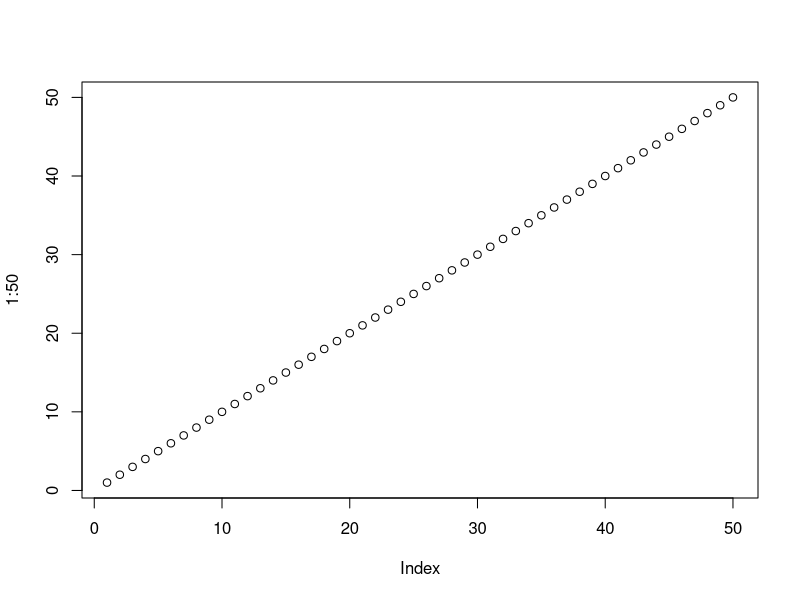
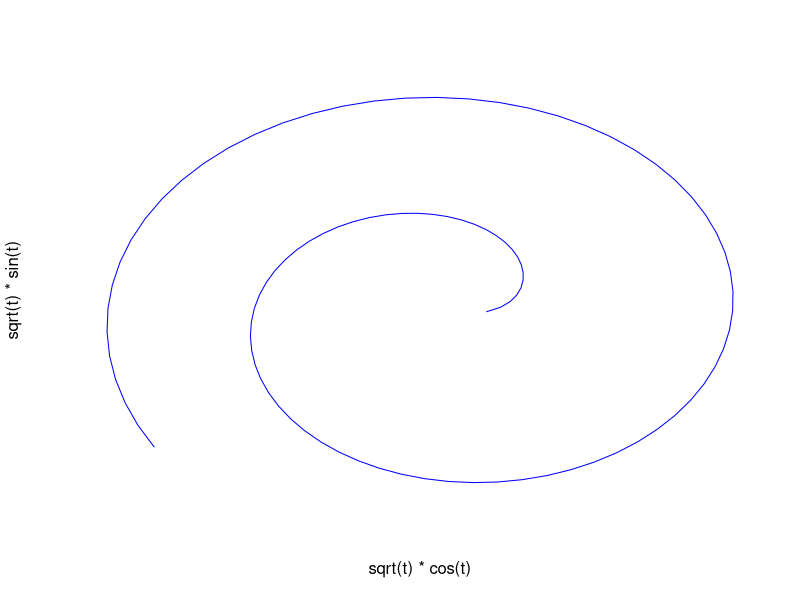

Here is the R script that generated these plots, in order:
## ---- chunk 1
letters
## ---- chunk 2
LETTERS
## ---- chunk 3
month.abb
## ---- chunk 4
month.name
## ---- chunk 5
c(14, 6, 2016, 12)
## ---- chunk 6
3 + 4
## ---- chunk 7
300 / 100
## ---- chunk 8
10 - 9
## ---- chunk 9
2 ^ 4
## ---- chunk 10
12 %% 5
## ---- chunk 11
help(package="base")
## ---- chunk 12
c(3, 4, 10)
## ---- chunk 13
sum(c(3, 4, 10))
## ---- chunk 14
sqrt(121)
## ---- chunk 15
mean(c(3, 4, 10))
median(c(3, 4, 10))
max(c(3, 4, 10))
min(c(3, 4, 10))
## ---- chunk 16
my.first.variable <- "Hello world!"
my.second.variable <- 2019
## ---- chunk 17
print(my.first.variable)
cat(my.first.variable)
## ---- chunk 18
print(my.second.variable)
cat(my.second.variable)
## ---- chunk 19
v1 <- c(14, 6, 2016)
## ---- chunk 20
v1
## ---- chunk 21
View(mtcars)
## ---- chunk 22
v2 <- c("Hello", "world", "!")
v2
## ---- chunk 23
paste(v2, collapse=" ")
## ---- chunk 24
toupper(v2)
tolower(v2)
## ---- chunk 25
v3 <- 1:12
v3
## ---- chunk 26
seq(from=1, to=22, by=3)
## ---- chunk 27
vv <- seq(from=1, to=10, length.out=19)
vv
## ---- chunk 28
length(vv)
## ---- chunk 29
plot(1:50)
## ---- chunk 30
t <- (1:100) / 10
plot(sqrt(t) * cos(t), sqrt(t) * sin(t), type="l", axes=FALSE, col="blue")
## ---- chunk 31
v3
month.abb
## ---- chunk 32
names(v3) <- toupper(month.abb)
v3
## ---- chunk 33
names(v3)
## ---- chunk 34
v3 * 10
